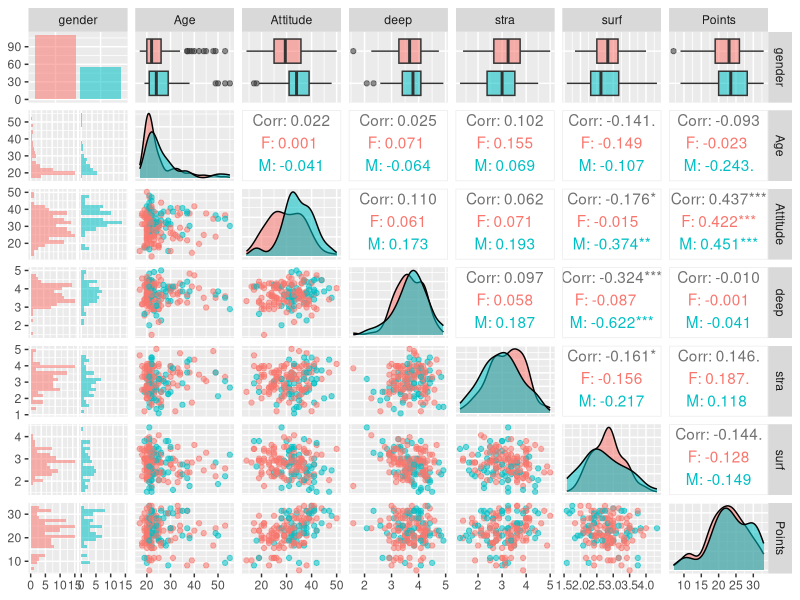
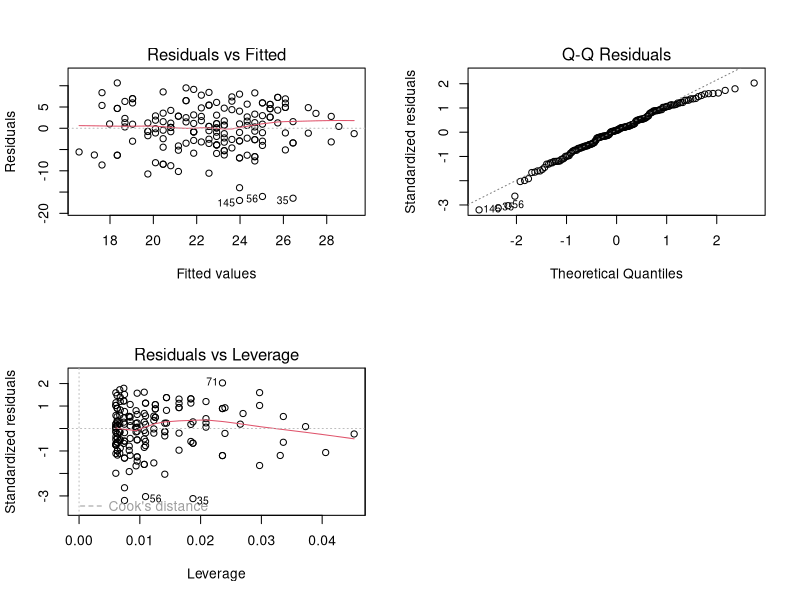

Generate these figures, in order, with R:
# Miikka Turkkila 31.10.2020
# IODS2020 Exercise 2: regression and model validation, Analysis

# Access the dplyr library
#library(dplyr)

# access the GGally and ggplot2 libraries
library(GGally)
library(ggplot2)


# Read the data
students2014 <- read.table("data/students2014.txt", sep="\t")
str(students2014)
dim(students2014)
# Data has 7 variables and 166 observations from questionnaire.
# deep, stra and surf are sum variales scaled to orginal scale.
# Data only inlcudes observations with point over 0

# create plot matrix with ggpairs() and draw the plot
p <- ggpairs(students2014, mapping = aes(col = gender, alpha = 0.3), lower = list(combo = wrap("facethist", bins = 20)))
p

# Save the plot
dev.copy(jpeg,filename="plots/ex2_overview.jpg");
dev.off ();

# show summaries 
summary(students2014)

# Attitude, stra and surf have the highest absolute correlation swith points
# Let's choose those for the initial linear model
# create a regression model with multiple explanatory variables
my_model <- lm(Points ~ Attitude + stra + surf, data = students2014)
# show summary of the model
summary(my_model)

# Only attitude is statistically significant
my_model2 <- lm(Points ~ Attitude, data = students2014)
summary(my_model2)

# draw diagnostic plot
par(mfrow = c(2,2))
plot(my_model2, which = c(1, 2, 5))

# Let's also save this plot
dev.copy(jpeg,filename="plots/ex2_diagnostic.jpg");
dev.off ();

# The model assumes normal distribution
# Validity is quite good
# Residuals vs Fitted:
# Normal Q-Q: 
# Residuals vs Leverage: 